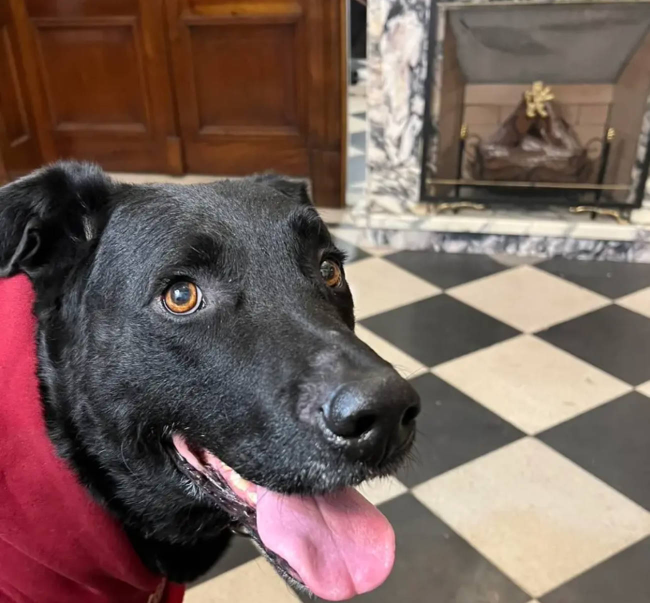
#> input picture KeepLearning/OpencvLearning/CodecWangTutorial/basic/imgs/dog.jpg, 1299 x 1206 px (shown at 1/2 size)
$ jupyter execute demo06.ipynb
#> lines starting #> are read from the running program, lines starting #| are printed output that depends on the picture
# 07: 图像几何变换
# 目标
* 实现旋转、平移和缩放图片
* OpenCV 函数：cv2.resize(), cv2.flip(), cv2.warpAffine()

# 缩放图片
缩放就是调整图片的大小，使用cv2.resize()函数实现缩放。可以按照比例缩放，也可以按照指定的大小缩放：

[cell 1]
import cv2

[cell 2]
img =cv2.imread('./imgs/dog.jpg')
#> img is the input picture: shape (1206, 1299, 3); mean B, G, R 90, 96.7, 117.8

res=cv2.resize(img,(150,150))
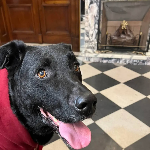
#> res: shape (150, 150, 3); mean B, G, R 89.9, 96.5, 117.7

res2=cv2.resize(img,None,fx=2,fy=2,interpolation=cv2.INTER_LINEAR)

cv2.imshow('shrink',res)
cv2.imshow('zoom',res2)
cv2.waitKey(0)

我们也可以指定缩放方法interpolation，更专业点叫插值方法，默认是INTER_LINEAR，全部可以参考：InterpolationFlags
https://docs.opencv.org/4.0.0/da/d54/group__imgproc__transform.html#ga5bb5a1fea74ea38e1a5445ca803ff121

# 翻转图片
镜像翻转图片，可以用cv2.flip()函数：

dst = cv2.flip(img, 1)

其中，参数 2 = 0：垂直翻转(沿 x 轴)，参数 2 > 0: 水平翻转(沿 y 轴)，参数 2 < 0: 水平垂直翻转。

[cell 3]
# 平移图片
import numpy as np

rows, cols = img.shape[:2]
#> rows = 1206; cols = 1299

# 定义平移矩阵，需要是 numpy 的 float32 类型
# x 轴平移 100，y 轴平移 50
M = np.float32([[1, 0, 100], [0, 1, 50]])
# 用仿射变换实现平移
dst = cv2.warpAffine(img, M, (cols, rows))
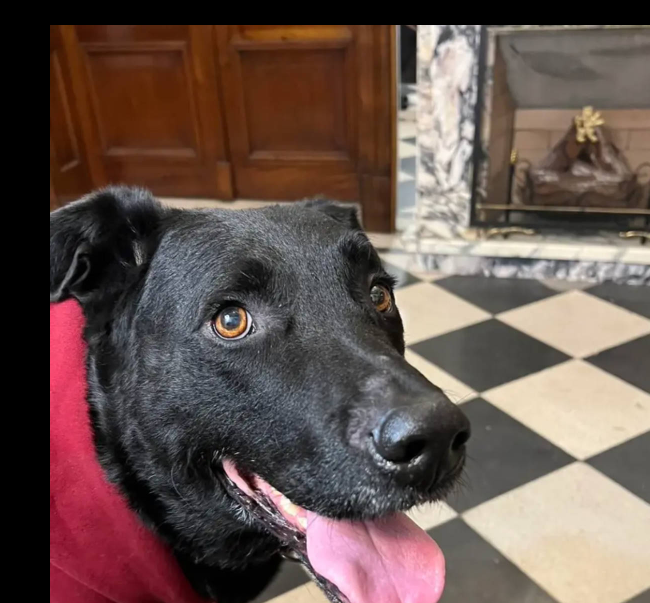
#> dst: shape (1206, 1299, 3) (shown at 1/2 size); mean B, G, R 78.2, 83.9, 102.7

cv2.imshow('shift', dst)
cv2.waitKey(0)

# 旋转图片
旋转同平移一样，也是用仿射变换实现的，因此也需要定义一个变换矩阵。OpenCV 直接提供了 cv2.getRotationMatrix2D()函数来生成这个矩阵，该函数有三个参数：

* 参数 1：图片的旋转中心
* 参数 2：旋转角度(正：逆时针，负：顺时针)
* 参数 3：缩放比例，0.5 表示缩小一半

[cell 4]
M=cv2.getRotationMatrix2D((cols/2,rows/2),45,0.5)
dst=cv2.warpAffine(img,M,(cols,rows))
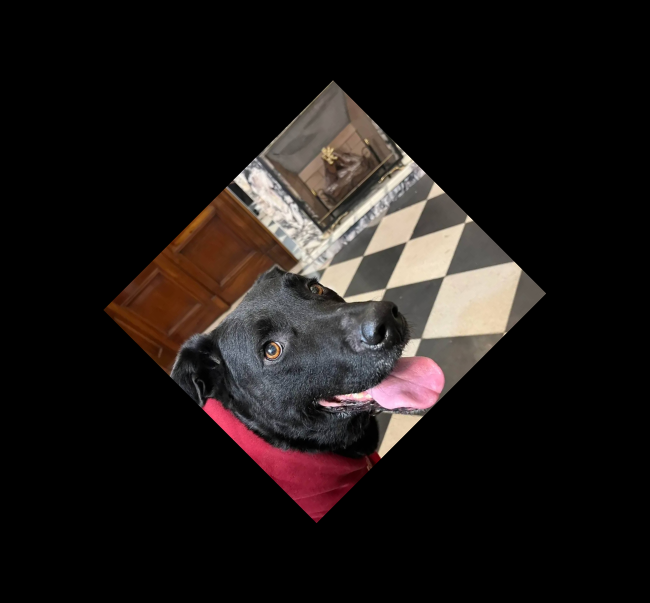
#> dst: shape (1206, 1299, 3) (shown at 1/2 size); mean B, G, R 22.5, 24.2, 29.5

cv2.imshow('rotation',dst)
cv2.waitKey(0)

# 小结
* cv2.resize()缩放图片，可以按指定大小缩放，也可以按比例缩放。
* cv2.flip()翻转图片，可以指定水平/垂直/水平垂直翻转三种方式。
* 平移/旋转是靠仿射变换cv2.warpAffine()实现的。

# 番外篇：仿射变换与透视变换
常见的 2D 图像变换从原理上讲主要包括基于 2×3 矩阵的仿射变换和基于 3×3 矩阵透视变换。
# 仿射变换

矩阵 T(2×3) 就称为仿射变换的变换矩阵，R 为线性变换矩阵，t 为平移矩阵，简单来说，仿射变换就是线性变换 + 平移。变换后直线依然是直线，平行线依然是平行线，直线间的相对位置关系不变，因此非共线的三个对应点便可确定唯一的一个仿射变换，线性变换 4 个自由度 + 平移 2 个自由度 →仿射变换自由度为 6。

[cell 5]
import cv2
import numpy as np
import matplotlib.pyplot as plt

img = cv2.imread('./imgs/dog.jpg')
rows, cols = img.shape[:2]

# 变换前的三个点
pts1 = np.float32([[50, 65], [150, 65], [210, 210]])
# 变换后的三个点
pts2 = np.float32([[50, 100], [150, 65], [100, 250]])

# 生成变换矩阵
M = cv2.getAffineTransform(pts1, pts2)
dst = cv2.warpAffine(img, M, (cols, rows))
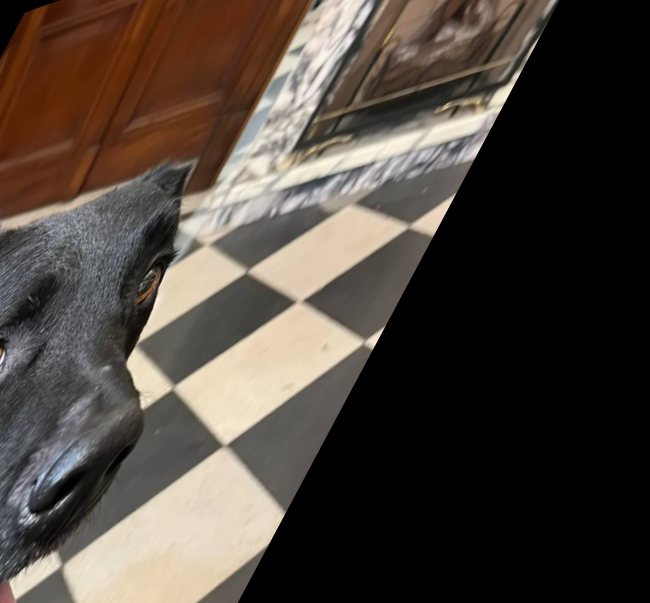
#> dst: shape (1206, 1299, 3) (shown at 1/2 size); mean B, G, R 60.5, 68.2, 77.3

plt.subplot(121), plt.imshow(img), plt.title('input')
plt.subplot(122), plt.imshow(dst), plt.title('output')
plt.show()
#> figure, not shown here; B, G, R data is drawn as R, G, B

[cell 6]
img = cv2.imread('./imgs/dog.jpg')

# 原图中卡片的四个角点
pts1 = np.float32([[148, 80], [437, 114], [94, 247], [423, 288]])
# 变换后分别在左上、右上、左下、右下四个点
pts2 = np.float32([[0, 0], [320, 0], [0, 178], [320, 178]])

# 生成透视变换矩阵
M = cv2.getPerspectiveTransform(pts1, pts2)
# 进行透视变换，参数 3 是目标图像大小
dst = cv2.warpPerspective(img, M, (320, 178))
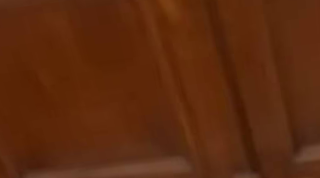
#> dst: shape (178, 320, 3); mean B, G, R 14.1, 41.9, 92

plt.subplot(121), plt.imshow(img[:, :, ::-1]), plt.title('input')
plt.subplot(122), plt.imshow(dst[:, :, ::-1]), plt.title('output')
plt.show()
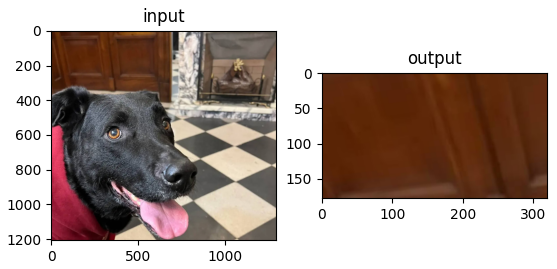
#> figure drawn by matplotlib, 2 panels

$ run again, with KeepLearning/OpencvLearning/CodecWangTutorial/basic/imgs/123_copy.jpg copied over KeepLearning/OpencvLearning/CodecWangTutorial/basic/imgs/dog.jpg
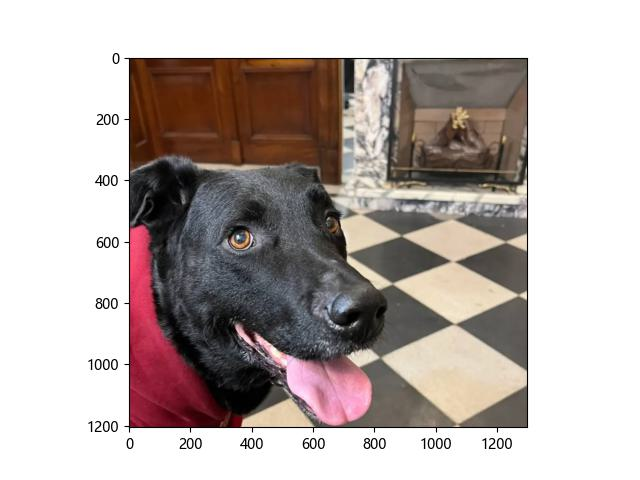
#> input picture KeepLearning/OpencvLearning/CodecWangTutorial/basic/imgs/123_copy.jpg, 640 x 480 px
#> img is the input picture: shape (480, 640, 3); mean B, G, R 173.9, 177, 186.9
#> `dst = cv2.warpPerspective(img, M, (320, 178))`:
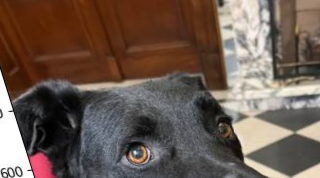
#> dst: shape (178, 320, 3); mean B, G, R 79.6, 89.8, 107.7
#> `plt.show()`:
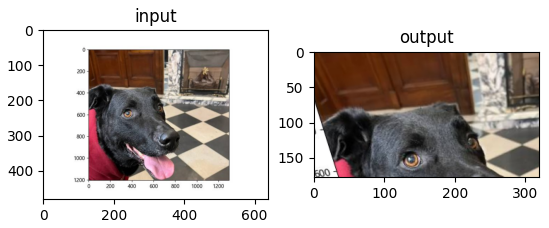
#> figure drawn by matplotlib, 2 panels

$ run again, with KeepLearning/OpencvLearning/CodecWangTutorial/basic/imgs/gradient.jpg copied over KeepLearning/OpencvLearning/CodecWangTutorial/basic/imgs/dog.jpg
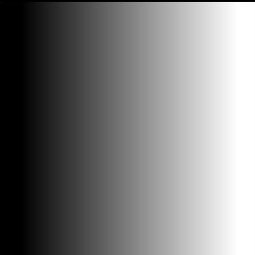
#> input picture KeepLearning/OpencvLearning/CodecWangTutorial/basic/imgs/gradient.jpg, 255 x 255 px
#> img is the input picture: shape (255, 255, 3); min 0, max 255, mean 124.3
#> `dst = cv2.warpAffine(img, M, (cols, rows))`:
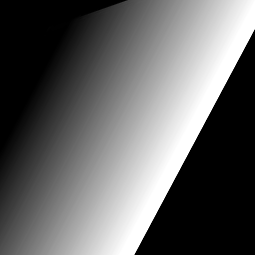
#> dst: shape (255, 255, 3); min 0, max 255, mean 99.6
#> `dst = cv2.warpPerspective(img, M, (320, 178))`:
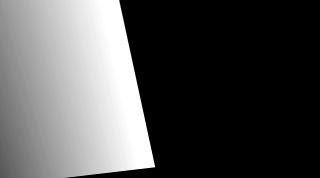
#> dst: shape (178, 320, 3); min 0, max 255, mean 82.1
